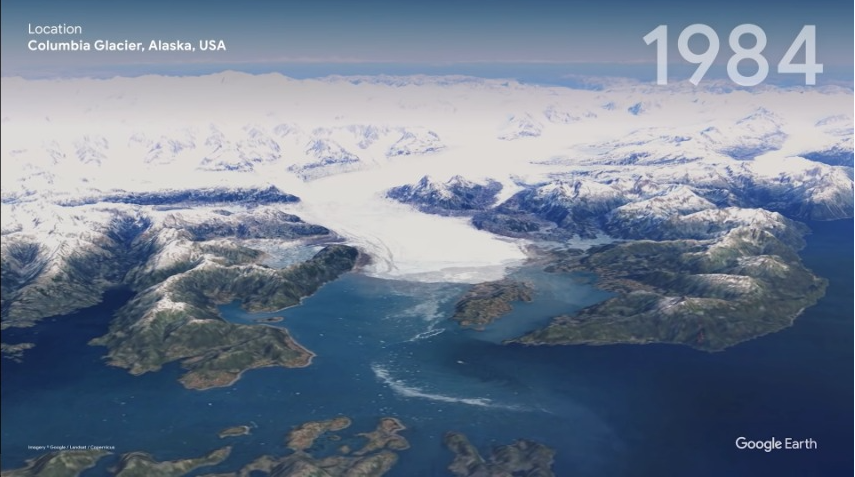
#> input picture nieve1.PNG, 855 x 477 px
$ jupyter execute Untitled.ipynb
#> lines starting #> are read from the running program, lines starting #| are printed output that depends on the picture; after the words box and inside, x2 and y2 are one past the last pixel; in counts of white or black regions, pixels touching at a corner belong together; long printed decimals are rounded
# CASO GRUPAL: FILTROS ESPACIALES Y MORFOLÓGICOS

Primero se usarán filtros y operaciones espaciales, para detectar los bordes de la imagen.

### Filtros espaciales

Para detectar la cantidad de nieve presente en la imagen, se usarán filtros de detección de bordes para segmentarla.

1. Se importan las librerías necesarias

[cell 1]
import numpy as np                            #Para arrays
import os                                     #Para trabajar en un SO, creando archivos temporales
os.sys.path
import cv2                                    #Librería OpenCV
from matplotlib import pyplot as plt          #Generar gráficos
from PIL import Image, ImageFilter            #Edición de imagen
import random                                 #Variables aleatorias

from skimage import data, img_as_float, io    #Skimage Para el histograma
from skimage import exposure

2. Referencia: https://es.acervolima.com/segmentacion-de-imagenes-mediante-operaciones-morfologicas-en-python/

Se pasa la imagen a blanco y negro, dejando en color blanco el color de la nieve y en negro el resto de componentes (tierra, mar etc)

[cell 2]
img1 = cv2.imread('nieve1.PNG')
#> img1 is the input picture: shape (477, 855, 3); mean B, G, R 143.6, 124.6, 111.2
gray1 = cv2.cvtColor(img1, cv2.COLOR_BGR2GRAY)
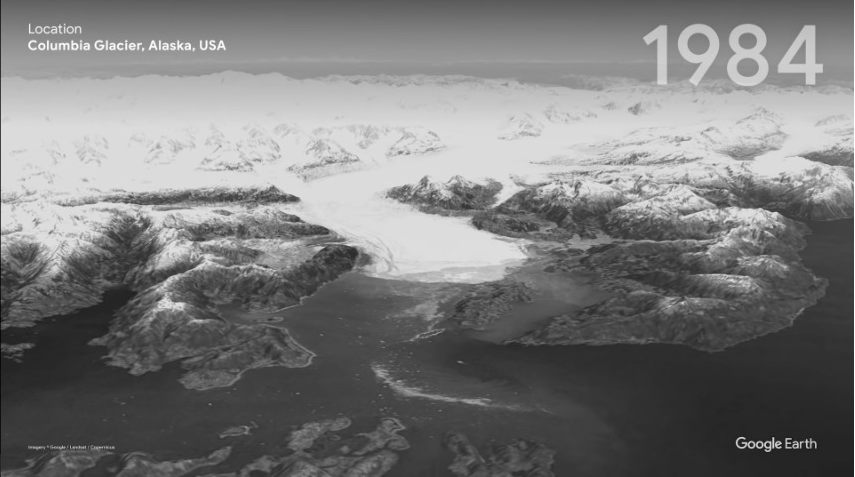
#> gray1: shape (477, 855); min 9, max 254, mean 122.8
ret, thresh1 = cv2.threshold(gray1, 250, 0,cv2.THRESH_BINARY)
#> thresh1: shape (477, 855); every value is 0

cv2.imshow('image1', thresh1)

img2 = cv2.imread('nieve2.PNG')
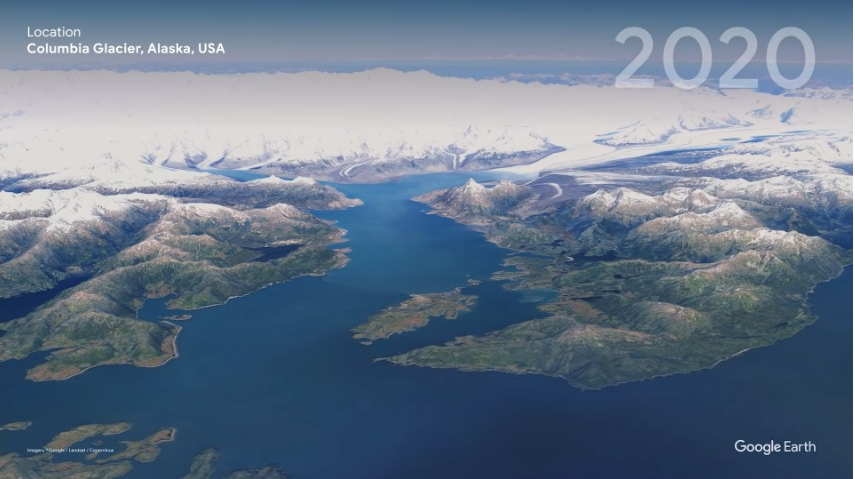
#> input picture nieve2.PNG, 855 x 479 px
#> img2 is the input picture: shape (479, 855, 3); mean B, G, R 138.4, 119.1, 102.8

gray2 = cv2.cvtColor(img2, cv2.COLOR_BGR2GRAY)
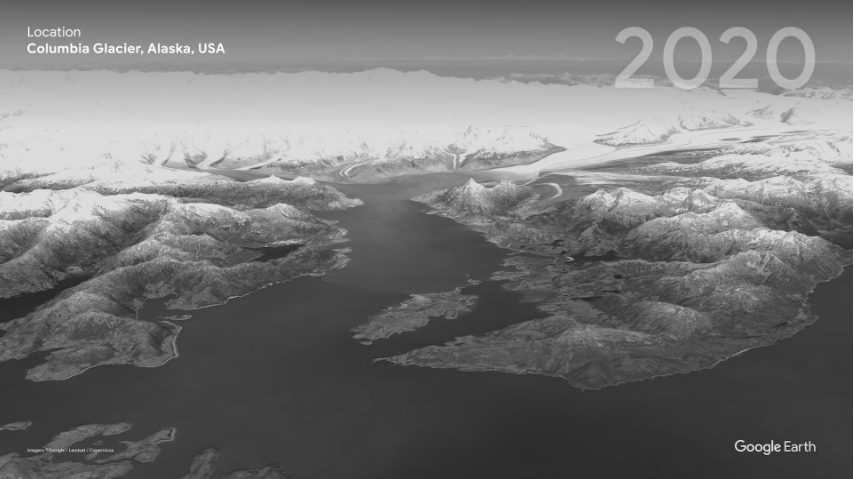
#> gray2: shape (479, 855); min 35, max 254, mean 116.4

ret, thresh2 = cv2.threshold(gray2, 10,255, cv2.THRESH_BINARY)
#> thresh2: shape (479, 855); every value is 255
cv2.imshow('image2', thresh2)
cv2.waitKey(0)

[cell 3]
number_rows = len(img1)     # source number of rows
#> number_rows = 477
number_columns = len(img1[0])
#> number_columns = 855

print(str(number_rows)+" , "+str(number_columns))
#| 477 , 855

nieveImg1 = np.sum(img1 == 255)
#> nieveImg1 = 168
nieveImg2 = np.sum(img2 == 255)
#> nieveImg2 = 159

porcentajeNieve1 = nieveImg1/(number_rows * number_columns)*100
#> porcentajeNieve1 = 0.0412
porcentajeNieve2 = nieveImg2/(number_rows * number_columns)*100
#> porcentajeNieve2 = 0.039

print("la cantidad de nieve en la imagen 1 es: "+str(porcentajeNieve1))
#| la cantidad de nieve en la imagen 1 es: 0.04119
print("la cantidad de nieve en la imagen 2 es: "+str(porcentajeNieve2))
#| la cantidad de nieve en la imagen 2 es: 0.03899

[cell 4]
import cv2

# Cargamos la imagen
original = cv2.imread('nieve1.png')
cv2.imshow("original", original)

# Convertimos a escala de grises
gris = cv2.cvtColor(original, cv2.COLOR_BGR2GRAY)

# Aplicar suavizado Gaussiano
gauss = cv2.GaussianBlur(gris, (5,5), 0)

cv2.imshow("suavizado", gauss)

# Detectamos los bordes con Canny
canny = cv2.Canny(gauss, 50, 150)
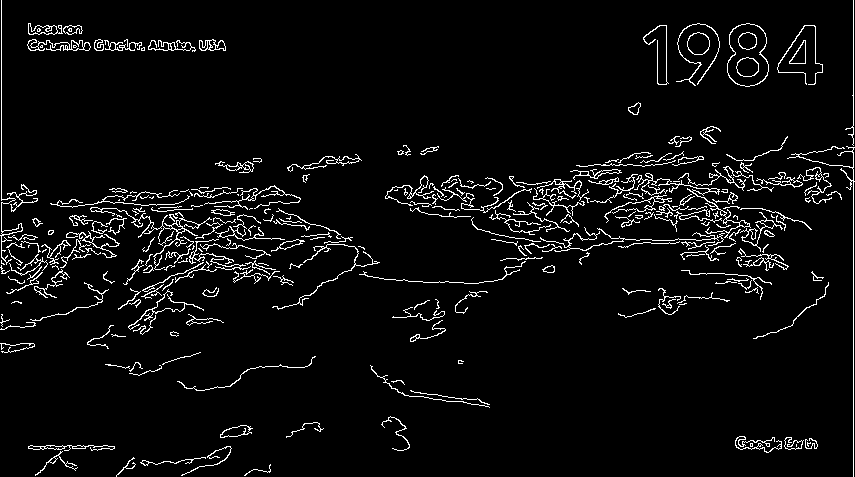
#> canny: shape (477, 855); 4.7% white in thin lines or dots

cv2.imshow("canny", canny)


# Buscamos los contornos
(contornos,_) = cv2.findContours(canny.copy(), cv2.RETR_EXTERNAL, cv2.CHAIN_APPROX_SIMPLE)
#> contornos = 277 contours, 201 with area under 20; largest, box (x1, y1, x2, y2) and area: (727, 23, 769, 87) 2058, (687, 32, 710, 55) 389, (90, 207, 212, 270) 270, (27, 39, 91, 51) 228, (220, 425, 253, 438) 228
cv2.drawContours(original,contornos,-1,(0,0,255), 2)
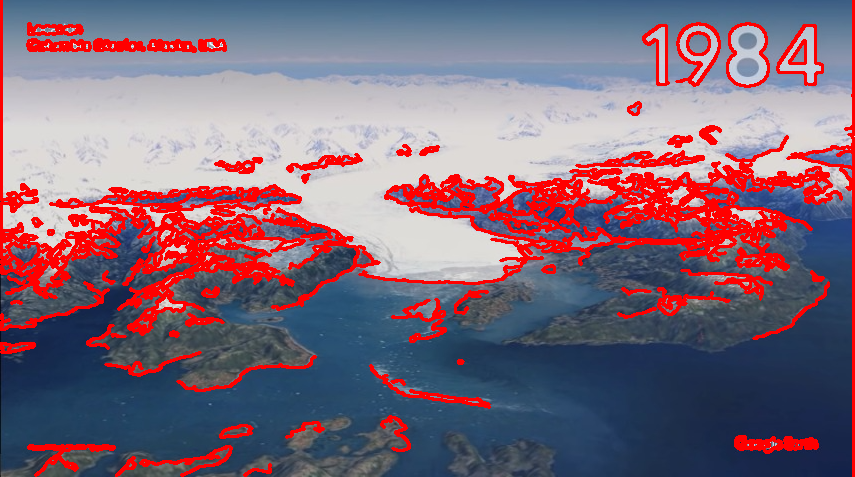
#> original: shape (477, 855, 3); 14.13% of pixels changed, all inside (x1, y1, x2, y2) = (0, 0, 855, 477)
cv2.imshow("contornos", original)

cv2.waitKey(0)
